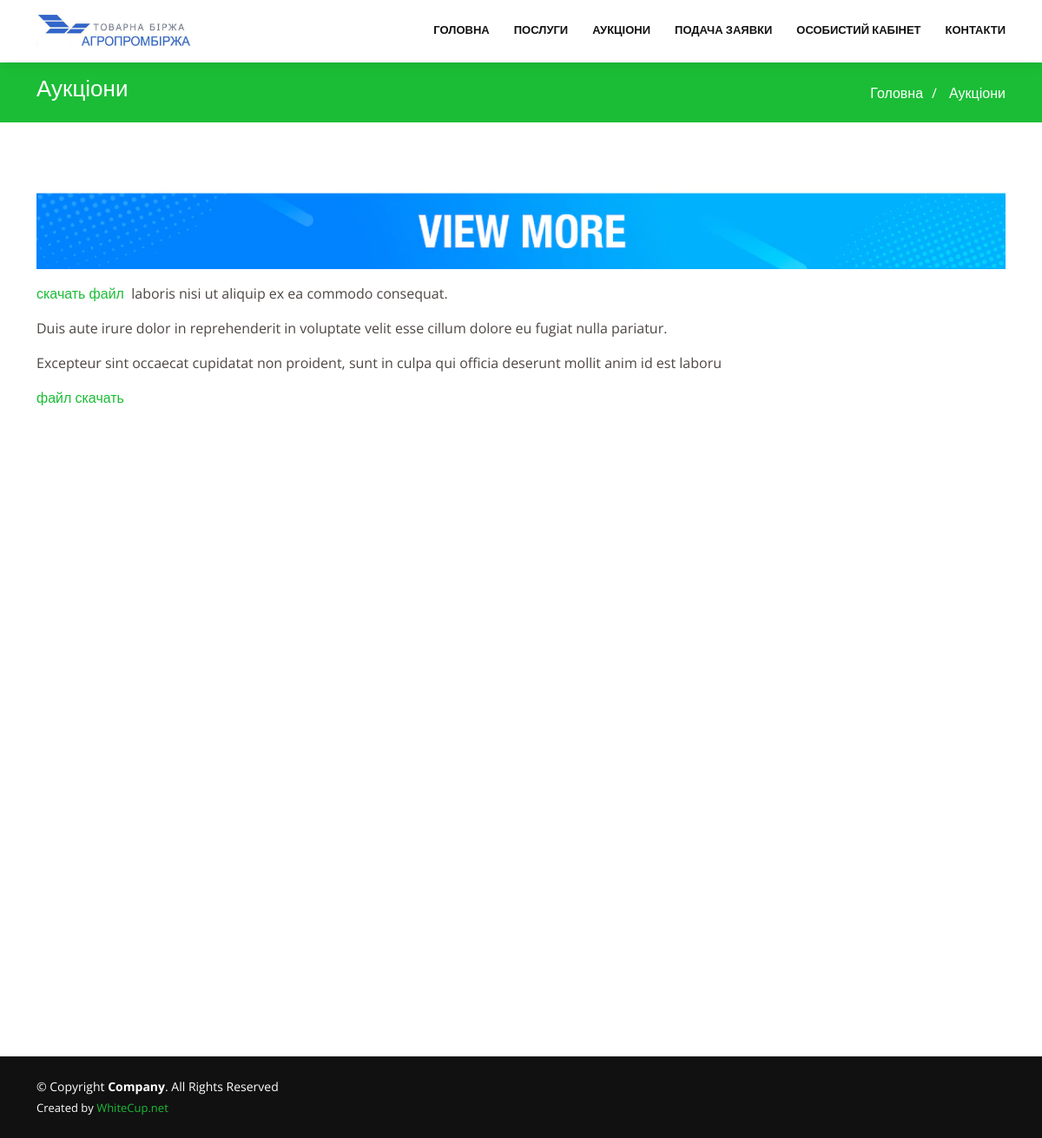
Page /auctions/ on the committed database.
### website/models.py (models this page shows, shortened)
class Auctions(models.Model):
    pagetitle = models.CharField("Заголовок", max_length=150, blank=True, null=True)
    content = models.TextField("Аукционы", blank=True, null=True )
    class Meta:
        verbose_name = "Описание"
        verbose_name_plural = "Аукционы"

### website/views.py (the view)
# urls.py: path('auctions/', views.AuctionsPage.as_view(), name='auctions'),
class AuctionsPage(View):
    def get(self, request):
        auctions = Auctions.objects.all()
        return render(request, "site/auctions.html", {"auctions_list": auctions})

### templates/site/auctions.html
<!DOCTYPE html>
<html lang="en">
{% load static %}
{% include 'site/include/head.html' %}
<body>
{% include 'site/include/header.html' %}
  <main id="main">
    <section id="breadcrumbs" class="breadcrumbs">
      <div class="container">
        <div class="d-flex justify-content-between align-items-center">
          <h2>Аукціони</h2>
          <ol>
            <li><a href="{% url 'index' %}">Головна</a></li>
            <li>{% for auctions in auctions_list %}
           {{ auctions.pagetitle|safe}}
        {% endfor %}</li>
          </ol>
        </div>
      </div>
    </section>
    <section id="about-us" class="about-us">
      <div class="container" data-aos="fade-up">
        <div class="row content">
        {% for auctions in auctions_list %}
            <p>{{ auctions.content|safe}}</p>
        {% endfor %}
        </div>
      </div>
    </section>
  </main>
{% include 'site/include/footer.html' %}
</body>
</html>

### static/assets/css/style.css (style rules this page uses)
body { font-family: "Open Sans", sans-serif; color: #4d4643; }
a { color: #1bbd36; text-decoration: none; }
h1, h2, h3, h4, h5, h6 { font-family: "Roboto", sans-serif; }
@media (prefers-reduced-motion: no-preference) { :root { scroll-behavior: auto; } }
section { padding: 60px 0; overflow: hidden; }
.breadcrumbs { padding: 15px 0; background: #1bbd36; min-height: 40px; margin-top: 72px; }
.breadcrumbs h2 { font-size: 26px; font-weight: 300; color: #fff; }
.breadcrumbs ol { display: flex; flex-wrap: wrap; list-style: none; padding: 0; margin: 0; color: #fff; }
.breadcrumbs ol a { color: #fff; }
.breadcrumbs ol li + li { padding-left: 10px; }
.breadcrumbs ol li + li::before { display: inline-block; padding-right: 10px; color: #fff; content: "/"; }
.about-us .content p:last-child { margin-bottom: 0; }

### rows in the picture
Auctions: pagetitle "Аукціони", content (picture), content "скачать файл laboris nisi ut aliquip ex ea commodo consequat. Duis aute irure dolor in reprehenderit in voluptate velit esse cillum dolore eu fugiat nulla pariatur. Excepteur sint occaecat cupidatat non proident, sunt in culpa qui officia deserunt mollit anim id est laboru файл скачать"
